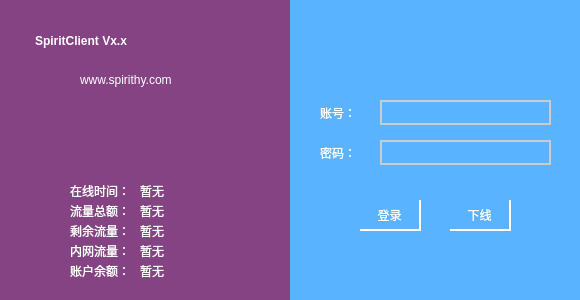
<?xml version="1.0" encoding="UTF-8"?>
<ui version="4.0">
 <class>MainWindow</class>
 <widget class="QMainWindow" name="MainWindow">
  <property name="geometry">
   <rect>
    <x>0</x>
    <y>0</y>
    <width>580</width>
    <height>300</height>
   </rect>
  </property>
  <property name="windowTitle">
   <string>SpiritClient</string>
  </property>
  <property name="windowIcon">
   <iconset resource="SpiritClient.qrc">
    <normaloff>:/icons/SpiritClient.ico</normaloff>:/icons/SpiritClient.ico</iconset>
  </property>
  <widget class="QWidget" name="centralWidget">
   <property name="styleSheet">
    <string notr="true">background-color: #59B3FF;</string>
   </property>
   <widget class="MouseWidget" name="infoWidget" native="true">
    <property name="geometry">
     <rect>
      <x>0</x>
      <y>0</y>
      <width>290</width>
      <height>300</height>
     </rect>
    </property>
    <property name="styleSheet">
     <string notr="true">background-color: #854384;</string>
    </property>
    <widget class="QLabel" name="titleLabel">
     <property name="geometry">
      <rect>
       <x>35</x>
       <y>20</y>
       <width>220</width>
       <height>41</height>
      </rect>
     </property>
     <property name="styleSheet">
      <string notr="true">font: 20pt &quot;微软雅黑&quot;;
font-weight: bold;
color: rgb(255, 255, 255);</string>
     </property>
     <property name="text">
      <string>SpiritClient Vx.x</string>
     </property>
    </widget>
    <widget class="QLabel" name="blogLabel">
     <property name="geometry">
      <rect>
       <x>80</x>
       <y>70</y>
       <width>130</width>
       <height>20</height>
      </rect>
     </property>
     <property name="styleSheet">
      <string notr="true">font: 11pt &quot;微软雅黑&quot;;
color: rgb(255, 255, 255);</string>
     </property>
     <property name="text">
      <string>www.spirithy.com</string>
     </property>
    </widget>
    <widget class="QLabel" name="totalFlowLabel">
     <property name="geometry">
      <rect>
       <x>70</x>
       <y>200</y>
       <width>62</width>
       <height>21</height>
      </rect>
     </property>
     <property name="styleSheet">
      <string notr="true">font: 10pt &quot;微软雅黑&quot;;
color: rgb(255, 255, 255);</string>
     </property>
     <property name="text">
      <string>流量总额：</string>
     </property>
    </widget>
    <widget class="QLabel" name="residualFlowLabel">
     <property name="geometry">
      <rect>
       <x>70</x>
       <y>220</y>
       <width>62</width>
       <height>21</height>
      </rect>
     </property>
     <property name="styleSheet">
      <string notr="true">font: 10pt &quot;微软雅黑&quot;;
color: rgb(255, 255, 255);</string>
     </property>
     <property name="text">
      <string>剩余流量：</string>
     </property>
    </widget>
    <widget class="QLabel" name="interFlowLabel">
     <property name="geometry">
      <rect>
       <x>70</x>
       <y>240</y>
       <width>62</width>
       <height>21</height>
      </rect>
     </property>
     <property name="styleSheet">
      <string notr="true">font: 10pt &quot;微软雅黑&quot;;
color: rgb(255, 255, 255);</string>
     </property>
     <property name="text">
      <string>内网流量：</string>
     </property>
    </widget>
    <widget class="QLabel" name="residualMoneyLabel">
     <property name="geometry">
      <rect>
       <x>70</x>
       <y>260</y>
       <width>62</width>
       <height>21</height>
      </rect>
     </property>
     <property name="styleSheet">
      <string notr="true">font: 10pt &quot;微软雅黑&quot;;
color: rgb(255, 255, 255);</string>
     </property>
     <property name="text">
      <string>账户余额：</string>
     </property>
    </widget>
    <widget class="QLabel" name="totalFlowELabel">
     <property name="geometry">
      <rect>
       <x>140</x>
       <y>200</y>
       <width>80</width>
       <height>21</height>
      </rect>
     </property>
     <property name="styleSheet">
      <string notr="true">font: 10pt &quot;微软雅黑&quot;;
color: rgb(255, 255, 255);</string>
     </property>
     <property name="text">
      <string>暂无</string>
     </property>
    </widget>
    <widget class="QLabel" name="residualFlowELabel">
     <property name="geometry">
      <rect>
       <x>140</x>
       <y>220</y>
       <width>80</width>
       <height>21</height>
      </rect>
     </property>
     <property name="styleSheet">
      <string notr="true">font: 10pt &quot;微软雅黑&quot;;
color: rgb(255, 255, 255);</string>
     </property>
     <property name="text">
      <string>暂无</string>
     </property>
    </widget>
    <widget class="QLabel" name="interFlowELabel">
     <property name="geometry">
      <rect>
       <x>140</x>
       <y>240</y>
       <width>80</width>
       <height>21</height>
      </rect>
     </property>
     <property name="styleSheet">
      <string notr="true">font: 10pt &quot;微软雅黑&quot;;
color: rgb(255, 255, 255);</string>
     </property>
     <property name="text">
      <string>暂无</string>
     </property>
    </widget>
    <widget class="QLabel" name="residualMoneyELabel">
     <property name="geometry">
      <rect>
       <x>140</x>
       <y>260</y>
       <width>80</width>
       <height>21</height>
      </rect>
     </property>
     <property name="styleSheet">
      <string notr="true">font: 10pt &quot;微软雅黑&quot;;
color: rgb(255, 255, 255);</string>
     </property>
     <property name="text">
      <string>暂无</string>
     </property>
    </widget>
    <widget class="QLabel" name="onlineTimeLabel">
     <property name="geometry">
      <rect>
       <x>70</x>
       <y>180</y>
       <width>62</width>
       <height>21</height>
      </rect>
     </property>
     <property name="styleSheet">
      <string notr="true">font: 10pt &quot;微软雅黑&quot;;
color: rgb(255, 255, 255);</string>
     </property>
     <property name="text">
      <string>在线时间：</string>
     </property>
    </widget>
    <widget class="QLabel" name="onlineTimeELabel">
     <property name="geometry">
      <rect>
       <x>140</x>
       <y>180</y>
       <width>80</width>
       <height>21</height>
      </rect>
     </property>
     <property name="styleSheet">
      <string notr="true">font: 10pt &quot;微软雅黑&quot;;
color: rgb(255, 255, 255);</string>
     </property>
     <property name="text">
      <string>暂无</string>
     </property>
    </widget>
   </widget>
   <widget class="QLabel" name="accountLabel">
    <property name="geometry">
     <rect>
      <x>320</x>
      <y>100</y>
      <width>51</width>
      <height>25</height>
     </rect>
    </property>
    <property name="styleSheet">
     <string notr="true">font: 12pt &quot;微软雅黑&quot;;
color: rgb(255, 255, 255);</string>
    </property>
    <property name="text">
     <string>账号：</string>
    </property>
   </widget>
   <widget class="QLabel" name="pwdLabel">
    <property name="geometry">
     <rect>
      <x>320</x>
      <y>140</y>
      <width>51</width>
      <height>25</height>
     </rect>
    </property>
    <property name="styleSheet">
     <string notr="true">font: 12pt &quot;微软雅黑&quot;;
color: rgb(255, 255, 255);</string>
    </property>
    <property name="text">
     <string>密码：</string>
    </property>
   </widget>
   <widget class="QLineEdit" name="accountEdit">
    <property name="geometry">
     <rect>
      <x>380</x>
      <y>100</y>
      <width>171</width>
      <height>25</height>
     </rect>
    </property>
    <property name="font">
     <font>
      <family>微软雅黑</family>
      <pointsize>11</pointsize>
      <weight>9</weight>
      <italic>false</italic>
      <bold>false</bold>
     </font>
    </property>
    <property name="styleSheet">
     <string notr="true">QLineEdit {
	font: 75 11pt &quot;微软雅黑&quot;;
	color: #854384;
	border: 2px solid #CCCCCC;
}

QLineEdit:focus {
	border: 2px solid #FFFFFF;
}</string>
    </property>
   </widget>
   <widget class="QLineEdit" name="pwdEdit">
    <property name="geometry">
     <rect>
      <x>380</x>
      <y>140</y>
      <width>171</width>
      <height>25</height>
     </rect>
    </property>
    <property name="styleSheet">
     <string notr="true">QLineEdit {
	font: 75 11pt &quot;微软雅黑&quot;;
	color: #854384;
	border: 2px solid #CCCCCC;
}

QLineEdit:focus {
	border: 2px solid #FFFFFF;
}</string>
    </property>
    <property name="echoMode">
     <enum>QLineEdit::Password</enum>
    </property>
   </widget>
   <widget class="QPushButton" name="loginButton">
    <property name="enabled">
     <bool>true</bool>
    </property>
    <property name="geometry">
     <rect>
      <x>360</x>
      <y>200</y>
      <width>61</width>
      <height>31</height>
     </rect>
    </property>
    <property name="styleSheet">
     <string notr="true">QPushButton {
	font: 13pt &quot;微软雅黑&quot;;
	border: none;
	border-right: 2px solid #FFFFFF;
	border-bottom: 2px solid #FFFFFF;
	color: #FFFFFF;
	outline: none;
}

QPushButton:hover {
	border: 2px solid #FFFFFF;
	background-color: #9D9389;
}

QPushButton:pressed {
	color: #000000;
	background-color: #FFFFFF;
}

QPushButton:disabled {
	border:2px solid #979481;
	color: #979481;
}</string>
    </property>
    <property name="text">
     <string>登录</string>
    </property>
   </widget>
   <widget class="QPushButton" name="logoffButton">
    <property name="enabled">
     <bool>true</bool>
    </property>
    <property name="geometry">
     <rect>
      <x>450</x>
      <y>200</y>
      <width>61</width>
      <height>31</height>
     </rect>
    </property>
    <property name="styleSheet">
     <string notr="true">QPushButton {
	font: 13pt &quot;微软雅黑&quot;;
	border: none;
	border-right: 2px solid #FFFFFF;
	border-bottom: 2px solid #FFFFFF;
	color: #FFFFFF;
	outline: none;
}

QPushButton:hover {
	border: 2px solid #FFFFFF;
	background-color: #9D9389;
}

QPushButton:pressed {
	color: #000000;
	background-color: #FFFFFF;
}

QPushButton:disabled {
	border:2px solid #979481;
	color: #979481;
}</string>
    </property>
    <property name="text">
     <string>下线</string>
    </property>
   </widget>
   <widget class="QLabel" name="configLabel">
    <property name="geometry">
     <rect>
      <x>30</x>
      <y>20</y>
      <width>61</width>
      <height>41</height>
     </rect>
    </property>
    <property name="styleSheet">
     <string notr="true">font: 20pt &quot;微软雅黑&quot;;
font-weight: bold;
color: rgb(255, 255, 255);</string>
    </property>
    <property name="text">
     <string>设置</string>
    </property>
   </widget>
   <widget class="QCheckBox" name="autoLoginCbox">
    <property name="geometry">
     <rect>
      <x>60</x>
      <y>80</y>
      <width>101</width>
      <height>21</height>
     </rect>
    </property>
    <property name="styleSheet">
     <string notr="true">font: 12pt &quot;微软雅黑&quot;;
color: rgb(255, 255, 255);</string>
    </property>
    <property name="text">
     <string>自动登录</string>
    </property>
   </widget>
   <widget class="QCheckBox" name="autoStartCbox">
    <property name="geometry">
     <rect>
      <x>60</x>
      <y>110</y>
      <width>101</width>
      <height>21</height>
     </rect>
    </property>
    <property name="styleSheet">
     <string notr="true">font: 12pt &quot;微软雅黑&quot;;
color: rgb(255, 255, 255);</string>
    </property>
    <property name="text">
     <string>开机自启</string>
    </property>
   </widget>
   <widget class="QCheckBox" name="reconnectCbox">
    <property name="geometry">
     <rect>
      <x>60</x>
      <y>140</y>
      <width>101</width>
      <height>21</height>
     </rect>
    </property>
    <property name="styleSheet">
     <string notr="true">font: 12pt &quot;微软雅黑&quot;;
color: rgb(255, 255, 255);</string>
    </property>
    <property name="text">
     <string>定时重连</string>
    </property>
   </widget>
   <widget class="QLabel" name="otherConfigLabel">
    <property name="geometry">
     <rect>
      <x>30</x>
      <y>180</y>
      <width>61</width>
      <height>41</height>
     </rect>
    </property>
    <property name="styleSheet">
     <string notr="true">font: 20pt &quot;微软雅黑&quot;;
font-weight: bold;
color: rgb(255, 255, 255);</string>
    </property>
    <property name="text">
     <string>其他</string>
    </property>
   </widget>
   <widget class="QPushButton" name="minButton">
    <property name="geometry">
     <rect>
      <x>490</x>
      <y>10</y>
      <width>24</width>
      <height>24</height>
     </rect>
    </property>
    <property name="styleSheet">
     <string notr="true">QPushButton {
	border: none;
	background-image: url(:/images/Resource/min_w.png);
}

QPushButton:hover {
	background-image: url(:/images/Resource/min_r.png);
}</string>
    </property>
    <property name="text">
     <string/>
    </property>
   </widget>
   <widget class="QPushButton" name="toTrayButton">
    <property name="geometry">
     <rect>
      <x>520</x>
      <y>10</y>
      <width>24</width>
      <height>24</height>
     </rect>
    </property>
    <property name="styleSheet">
     <string notr="true">QPushButton {
	border: none;
	background-image: url(:/images/Resource/tray_w.png);
}

QPushButton:hover {
	background-image: url(:/images/Resource/tray_r.png);
}</string>
    </property>
    <property name="text">
     <string/>
    </property>
   </widget>
   <widget class="QPushButton" name="closeButton">
    <property name="geometry">
     <rect>
      <x>550</x>
      <y>10</y>
      <width>24</width>
      <height>24</height>
     </rect>
    </property>
    <property name="styleSheet">
     <string notr="true">QPushButton {
	border: none;
	background-image: url(:/images/Resource/close_w.png);
}

QPushButton:hover {
	background-image: url(:/images/Resource/close_r.png);
}</string>
    </property>
    <property name="text">
     <string/>
    </property>
   </widget>
   <widget class="QLabel" name="statusELabel">
    <property name="geometry">
     <rect>
      <x>314</x>
      <y>250</y>
      <width>251</width>
      <height>25</height>
     </rect>
    </property>
    <property name="styleSheet">
     <string notr="true">font: 10pt &quot;微软雅黑&quot;;
color: rgb(255, 255, 255);</string>
    </property>
    <property name="text">
     <string/>
    </property>
    <property name="alignment">
     <set>Qt::AlignCenter</set>
    </property>
   </widget>
   <widget class="QPushButton" name="chargeLinkButton">
    <property name="geometry">
     <rect>
      <x>60</x>
      <y>240</y>
      <width>111</width>
      <height>23</height>
     </rect>
    </property>
    <property name="styleSheet">
     <string notr="true">QPushButton {
	border: none;
	font: 12pt &quot;微软雅黑&quot;;
	color: rgb(255, 255, 255);
}

QPushButton:hover {
	color: #854384;
}</string>
    </property>
    <property name="text">
     <string>[网上交费链接]</string>
    </property>
   </widget>
   <zorder>chargeLinkButton</zorder>
   <zorder>accountLabel</zorder>
   <zorder>pwdLabel</zorder>
   <zorder>accountEdit</zorder>
   <zorder>pwdEdit</zorder>
   <zorder>loginButton</zorder>
   <zorder>logoffButton</zorder>
   <zorder>configLabel</zorder>
   <zorder>autoLoginCbox</zorder>
   <zorder>autoStartCbox</zorder>
   <zorder>reconnectCbox</zorder>
   <zorder>otherConfigLabel</zorder>
   <zorder>minButton</zorder>
   <zorder>toTrayButton</zorder>
   <zorder>closeButton</zorder>
   <zorder>statusELabel</zorder>
   <zorder>infoWidget</zorder>
  </widget>
 </widget>
 <layoutdefault spacing="6" margin="11"/>
 <customwidgets>
  <customwidget>
   <class>MouseWidget</class>
   <extends>QWidget</extends>
   <header>mousewidget.h</header>
   <container>1</container>
  </customwidget>
 </customwidgets>
 <resources>
  <include location="SpiritClient.qrc"/>
 </resources>
 <connections/>
</ui>
